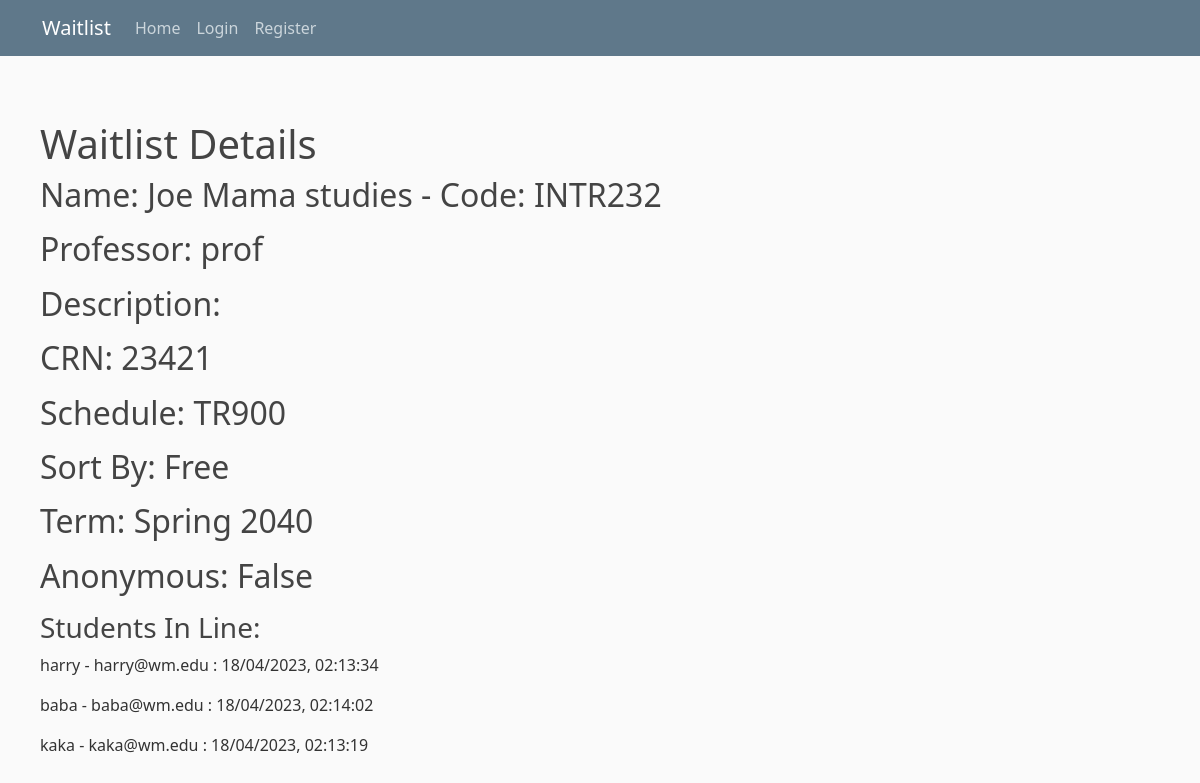
Before: /studenthome/6/detail/ with the older database file.
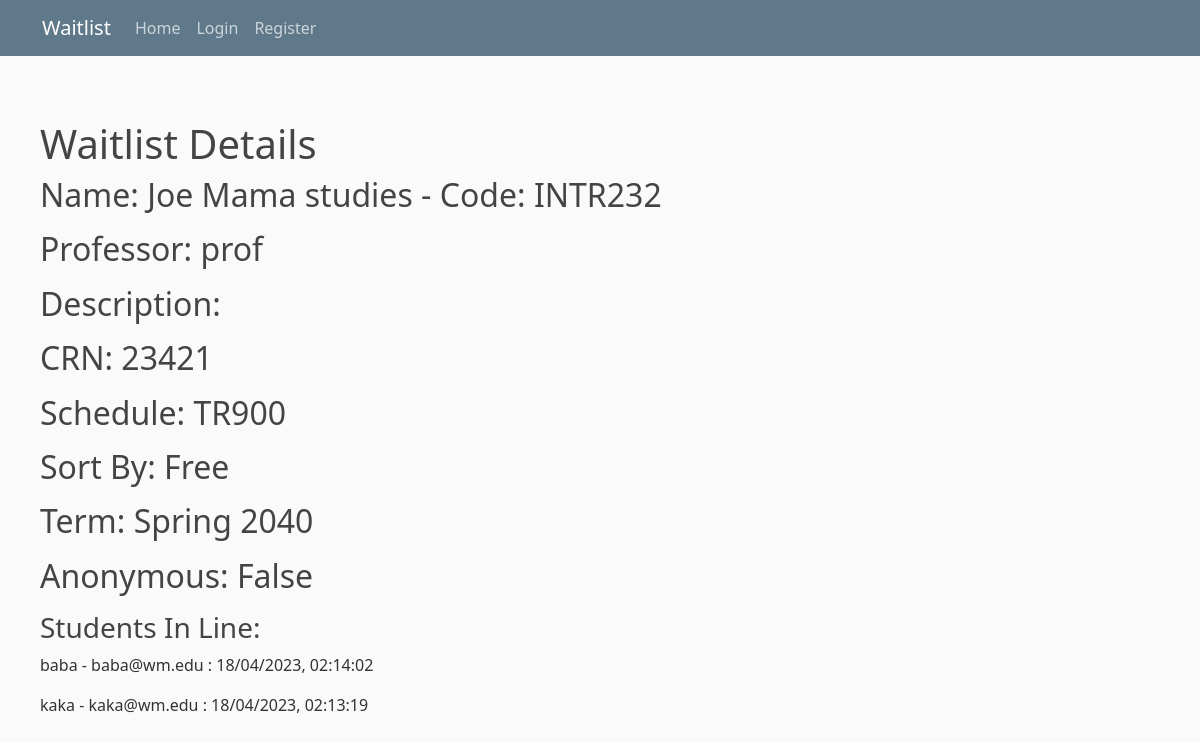
After: the same page with the newer database file.
### studentview/models.py (models this page shows)
class StudentTicket(models.Model):
    class_waitlist = models.ForeignKey(ClassWaitlist, on_delete=models.CASCADE)
    date_joined = models.DateTimeField("date joined")
    student = models.ForeignKey(User, on_delete=models.CASCADE)
    position = models.IntegerField(default=0)  # Add this line
    waitlist_status = models.CharField(max_length=1, default="p" ) #a = accept r = reject p = pending
    def __str__(self):
        return str(self.student) + " - " + str(self.student.email) + ' : ' + str(self.date_joined.strftime("%d/%m/%Y, %H:%M:%S"))

### studentview/views.py (the view)
# urls.py: path("<int:pk>/detail/", views.DetailView.as_view(), name='detail'),
class DetailView(generic.DetailView):
    model = ClassWaitlist
    template_name = 'studentview/detail.html'
    def get_context_data(self, **kwargs):
        print(kwargs)
        context = super().get_context_data(**kwargs)
        context['isProfessor'] = self.request.user.groups.filter(name='Professor').exists()
        context['ownsClass'] = self.request.user.id == kwargs['object'].professor.pk
        context['anonymous_waitlist'] = kwargs['object'].anonymous_waitlist
        return context

### studentview/models.py (called while the page is built)
    def __str__(self):
        return self.className

### studentview/templates/studentview/detail.html (shortened to what this page needs)
{% extends "studentview/base.html" %}
{% block content %}
<div style="padding:40px">
        <h1>Waitlist Details</h1>
        <legend> <h2> Name: {{ classwaitlist.className }}  - Code: {{ classwaitlist.classCode}} </h2> </legend>
        <legend> <h2> Professor: {{ classwaitlist.professor }} </h2> </legend>
        <legend> <h2> Description: {{ classwaitlist.classDescription }} </h2> </legend>
        <legend> <h2> CRN: {{ classwaitlist.crn }} </h2> </legend>
        <legend> <h2> Schedule: {{ classwaitlist.schedule }} </h2> </legend>
        <legend> <h2> Sort By: {{ classwaitlist.sortType }} </h2> </legend>
        <legend> <h2> Term: {{ classwaitlist.term }} </h2> </legend>
        <legend> <h2> Anonymous: {{ classwaitlist.anonymous_waitlist }} </h2> </legend>
        <h3 style="margin-top:20px"> Students In Line: </h3>
        {% for studentticket in classwaitlist.studentticket_set.all|dictsort:"position" %}
            <p>
                {% if classwaitlist.anonymous_waitlist and not isProfessor and studentticket.student != user %}
                    Anonymous Student
                {% else %}
                    {{ studentticket }}
                {% endif %}
            </p>
        {% endfor %}
</div>
{% endblock content %}

Changed rows visible on the page:
removed StudentTicket: student+date_joined "harry - harry@wm.edu : 18/04/2023, 02:13:34"
